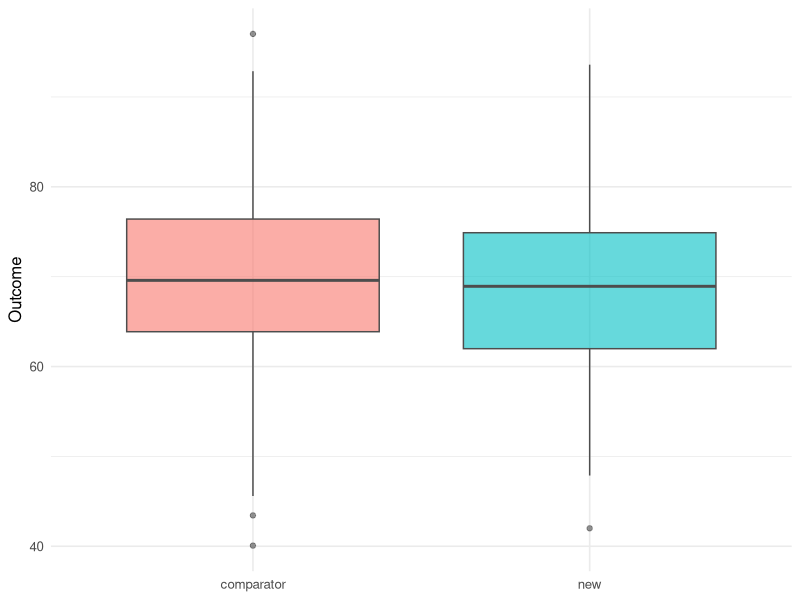
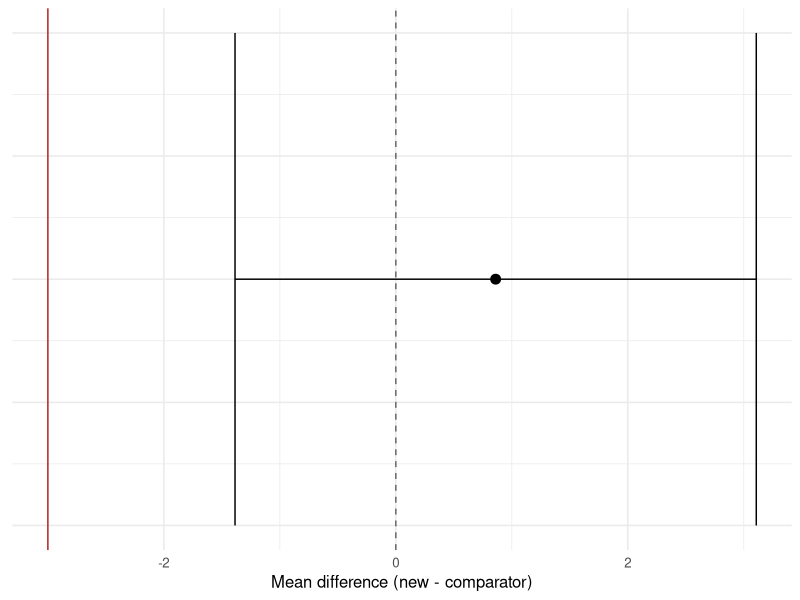

Write R code to recreate these figures, in order.
## ---- chunk 1
#| label: setup
library(tidyverse)
set.seed(42)
theme_set(theme_minimal(base_size = 12))
## ---- chunk 2
n <- 150
trial <- tibble(
  arm = rep(c("comparator", "new"), each = n),
  y   = c(rnorm(n, 70, 10), rnorm(n, 69, 10))
)

trial |>
  ggplot(aes(arm, y, fill = arm)) +
  geom_boxplot(alpha = 0.6, colour = "grey30") +
  labs(x = NULL, y = "Outcome") +
  theme(legend.position = "none")
## ---- chunk 3
fit <- t.test(y ~ arm, data = trial)
fit
## ---- chunk 4
delta <- 3
ci <- fit$conf.int
est <- diff(rev(fit$estimate))  # new - comparator
ni_pass <- ci[1] > -delta
tibble(estimate = est, low = ci[1], high = ci[2], margin = -delta, ni_pass)
## ---- chunk 5
#| fig-width: 5
#| fig-height: 2.5
tibble(estimate = est, low = ci[1], high = ci[2]) |>
  ggplot(aes(x = estimate, y = 1)) +
  geom_point(size = 3) +
  geom_errorbarh(aes(xmin = low, xmax = high), height = 0.1) +
  geom_vline(xintercept = 0, linetype = "dashed", colour = "grey40") +
  geom_vline(xintercept = -delta, colour = "firebrick") +
  labs(x = "Mean difference (new - comparator)", y = NULL) +
  theme(axis.text.y = element_blank())
## ---- chunk 6
sessionInfo()
